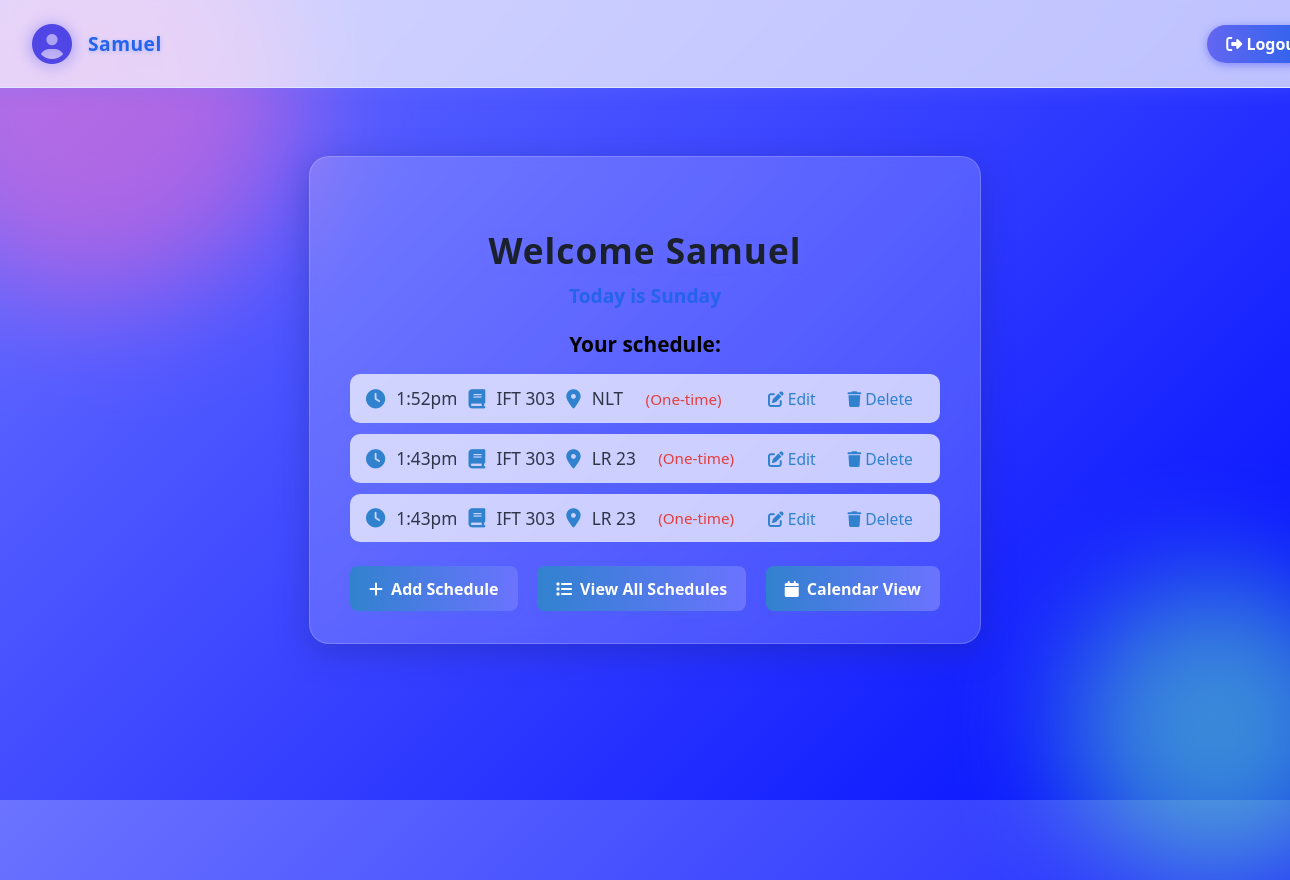
The page / (signed in) on the database its author committed.
### tables this page shows
CREATE TABLE schedules (
            id INTEGER PRIMARY KEY AUTOINCREMENT,
            user_id INTEGER,
            day TEXT,
            time TEXT,
            course TEXT,
            venue TEXT, recurrence TEXT DEFAULT 'none', date TEXT, reminder_enabled INTEGER DEFAULT 0, reminder_minutes_before INTEGER DEFAULT 10,
            FOREIGN KEY(user_id) REFERENCES users(id)
        );

### app.py (the view, shortened to what this page needs)
@app.route("/")
def index():
    if "user_id" in session:
        user_id = session["user_id"]
        username = session["username"]
        now = datetime.now()
        today_str = now.strftime('%Y-%m-%d')
        today_day = now.strftime('%A')
        db = get_db()
        cur = db.execute("SELECT * FROM schedules WHERE user_id=?", (user_id,))
        today_events = []
        upcoming_reminders = []
        for row in cur.fetchall():
            if row['recurrence'] == 'none' and row['date'] == today_str:
                today_events.append(row)
            elif row['recurrence'] == 'weekly' and row['day'] == today_day:
                today_events.append(row)
            event_time = None
            if row['date'] == today_str and row['time']:
                event_time = parse_event_time(today_str, row['time'])
            elif row['recurrence'] == 'weekly' and row['day'] == today_day and row['time']:
                event_time = parse_event_time(today_str, row['time'])
            if event_time and row['reminder_enabled']:
                delta = (event_time - now).total_seconds() / 60
                log_reminder_check(row, event_time, delta)
        return render_template("dashboard.html", user=username, today=now.strftime('%A'), today_events=today_events, upcoming_reminders=upcoming_reminders)
    return redirect(url_for("login"))

### app.py (called while the page is built)
def get_db():
    db = getattr(g, '_database', None)
    if db is None:
        db = g._database = sqlite3.connect(DATABASE)
    db.row_factory = sqlite3.Row
    return db

@app.teardown_appcontext
def close_connection(exception):
    db = getattr(g, '_database', None)
    if db is not None:
        db.close()

def clean_time_str(time_str):
    return re.sub(r'(\d)(am|pm|AM|PM)$', r'\1 \2', time_str)

def parse_event_time(date_str, time_str):
    time_str = clean_time_str(time_str)
    try:
        return datetime.strptime(date_str + ' ' + time_str, '%Y-%m-%d %H:%M')
    except ValueError:
        try:
            return datetime.strptime(date_str + ' ' + time_str, '%Y-%m-%d %I:%M %p')
        except ValueError as e:
            print('Time parse error:', e, file=sys.stderr)
            return None

def log_reminder_check(row, event_time, delta):
    print(f"Reminder check: course={row['course']}, time={row['time']}, event_time={event_time}, delta={delta}, enabled={row['reminder_enabled']}, window={row['reminder_minutes_before']}", file=sys.stderr)

### templates/dashboard.html (shortened to what this page needs)
<!DOCTYPE html>
<html lang="en">
<head>
<body>
  <div style="width:100vw;position:fixed;top:0;left:0;z-index:10;background:rgba(255,255,255,0.7);backdrop-filter:blur(8px);box-shadow:0 4px 16px #6b73ff33;padding:1rem 2rem;display:flex;align-items:center;justify-content:space-between;border-bottom:1px solid #e0e7ff;">
    <div style="display:flex;align-items:center;gap:1rem;">
      <a href="{{ url_for('profile') }}" style="font-size:2.5rem;color:#4f46e5;text-decoration:none;transition:color 0.2s;filter:drop-shadow(0 2px 8px #6366f1aa);" title="Profile" onmouseover="this.style.color='#2563eb'" onmouseout="this.style.color='#4f46e5'"><i class="fa fa-user-circle"></i></a>
      <span style="font-size:1.2rem;font-weight:700;color:#2563eb;text-shadow:0 1px 4px #a5b4fc;letter-spacing:0.5px;">{{ user }}</span>
    </div>
    <a href="{{ url_for('logout') }}" style="font-size:1rem;color:#fff;background:linear-gradient(90deg,#6366f1 0%,#2563eb 100%);padding:0.5rem 1.2rem;border-radius:2rem;text-decoration:none;font-weight:600;box-shadow:0 2px 8px #6366f1aa;transition:background 0.2s;" onmouseover="this.style.background='linear-gradient(90deg,#2563eb 0%,#6366f1 100%)'" onmouseout="this.style.background='linear-gradient(90deg,#6366f1 0%,#2563eb 100%)'">
      <i class="fa fa-sign-out-alt"></i> Logout
    </a>
  </div>
    <div class="bg-shape bg-shape1"></div>
    <div class="bg-shape bg-shape2"></div>
    <div class="card">
        <h2 style="font-size:2.2rem; font-weight:700; color:#1a202c; text-shadow:0 2px 8px #6b73ff99;">Welcome {{ user }}</h2>
        <div class="subtitle" style="font-size:1.2rem; font-weight:600; color:#2563eb;">Today is <b>{{ today }}</b></div>
        <h3 style="text-align:center; color:black; margin-bottom:1rem; font-size:1.3rem; font-weight:700;">Your schedule:</h3>
        <ul class="schedule-list">
            {% for item in today_events %}
                <li>
                    <span class="schedule-info">
                        <i class="fa fa-clock"></i> {{ item['time'] }}
                        <i class="fa fa-book"></i> {{ item['course'] }}
                        <i class="fa fa-location-dot"></i> {{ item['venue'] }}
                        {% if item['recurrence'] == 'none' %}
                          <span style="color:#e53e3e;font-size:0.95rem;margin-left:0.7rem;">(One-time)</span>
                        {% else %}
                          <span style="color:#2563eb;font-size:0.95rem;margin-left:0.7rem;">(Recurring)</span>
                        {% endif %}
                    </span>
                    <span class="schedule-actions">
                        <a href="{{ url_for('edit', schedule_id=item['id']) }}"><i class="fa fa-edit"></i> Edit</a>
                        <a href="{{ url_for('delete', schedule_id=item['id']) }}" onclick="return confirm('Delete this schedule?');"><i class="fa fa-trash"></i> Delete</a>
                    </span>
                </li>
            {% else %}
                <li style="text-align:center; color:#fff; background:none; box-shadow:none;">No schedule for today</li>
            {% endfor %}
        </ul>
                <div class="actions">
                    <a class="action-btn" href="{{ url_for('add') }}"><i class="fa fa-plus"></i> Add Schedule</a>
                    <a class="action-btn" href="{{ url_for('view_all') }}"><i class="fa fa-list"></i> View All Schedules</a>
                    <a class="action-btn" href="{{ url_for('calendar') }}"><i class="fa fa-calendar"></i> Calendar View</a>
            </div>
    </div>
    <link rel="stylesheet" href="https://cdnjs.cloudflare.com/ajax/libs/font-awesome/6.4.0/css/all.min.css">
</body>
</html>

### templates/dashboard.html (style rules this page uses)
body { min-height: 100vh; margin: 0; font-family: 'Segoe UI', Arial, sans-serif; background: linear-gradient(135deg, #6b73ff 0%, #000dff 100%); display: flex; justify-content: center; align-items: center; position: relative; overflow: hidden; }
.bg-shape { position: absolute; border-radius: 50%; filter: blur(60px); opacity: 0.5; z-index: 0; }
.bg-shape1 { width: 400px; height: 400px; background: #ff6bcb; top: -100px; left: -100px; animation: float1 8s infinite alternate; }
.bg-shape2 { width: 300px; height: 300px; background: #6bffb3; bottom: -80px; right: -80px; animation: float2 10s infinite alternate; }
.card { position: relative; z-index: 1; background: rgba(255,255,255,0.18); box-shadow: 0 8px 32px 0 rgba(31,38,135,0.37); backdrop-filter: blur(8px); -webkit-backdrop-filter: blur(8px); border-radius: 20px; border: 1px solid rgba(255,255,255,0.18); padding: 2.5rem 2.5rem 2rem 2.5rem; min-width: 340px; max-width: 95vw; }
h2 { text-align: center; color: #2d3748; margin-bottom: 0.5rem; font-size: 2rem; letter-spacing: 1px; }
.subtitle { text-align: center; color: #4a5568; margin-bottom: 1.2rem; font-size: 1.1rem; }
.schedule-list { list-style: none; padding: 0; margin-bottom: 1.5rem; }
.schedule-list li { background: rgba(255,255,255,0.7); margin-bottom: 0.7rem; border-radius: 10px; box-shadow: 0 2px 8px rgba(49,130,206,0.08); padding: 0.8rem 1rem; display: flex; align-items: center; justify-content: space-between; font-size: 1.08rem; color: #2d3748; gap: 1rem; }
.schedule-info { display: flex; align-items: center; gap: 0.7rem; }
.schedule-info i { color: #3182ce; font-size: 1.2rem; }
.schedule-actions a { color: #3182ce; background: none; border: none; padding: 0.3rem 0.7rem; border-radius: 6px; font-size: 0.98rem; font-weight: 500; text-decoration: none; margin-left: 0.3rem; transition: background 0.2s, color 0.2s; }
.actions { display: flex; justify-content: center; gap: 1.2rem; margin-top: 1.2rem; }
.action-btn { background: linear-gradient(90deg,#3182ce 0%,#6b73ff 100%); color: #fff; border: none; padding: 0.7rem 1.2rem; border-radius: 8px; font-size: 1rem; font-weight: 600; cursor: pointer; box-shadow: 0 2px 8px rgba(49,130,206,0.12); text-decoration: none; transition: background 0.2s, transform 0.2s; display: inline-flex; align-items: center; gap: 0.5rem; }

### rows shown on the page
schedules: time "1:52pm", course "IFT 303", venue "NLT", recurrence "(One-time)"
schedules: time "1:43pm", course "IFT 303", venue "LR 23", recurrence "(One-time)"
schedules: time "1:43pm", course "IFT 303", venue "LR 23", recurrence "(One-time)"

### other values the page prints
{{ user }} "Samuel"
